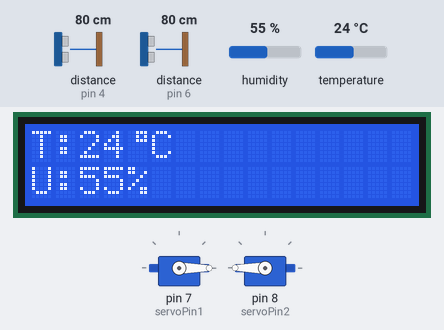
Simulated run of this sketch. Board: Arduino Uno, built with avr-gcc and run on an emulated ATmega328P. Shown: 16×2 character LCD, 2 × servo. Wiring (inferred from the names in the program): 2 × ultrasonic range finder: trigger pin 3, echo pin 4 / trigger pin 5, echo pin 6. Inputs (shaded band) come from the test bench; at power-on: temperature 24 °C, distance to the obstacle (sensors on pin 6, pin 4) 80 cm, humidity 55 %. The echo pulse lasts 58.3 µs per cm; what the sketch prints to the serial monitor is not drawn.

Above: at 1.3 s.
1.4 s: temperature set to 1 °C
At 2.9 s:
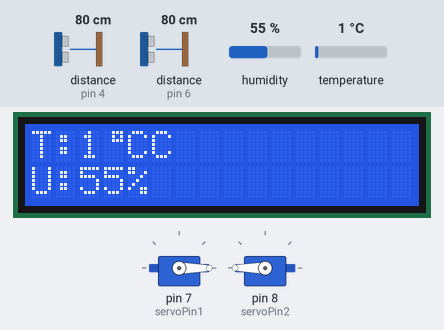
3.7 s: distance to the obstacle (sensor on pin 6) set to 32 cm
5.2 s: distance to the obstacle (sensor on pin 6) set to 27 cm
At 5.9 s:
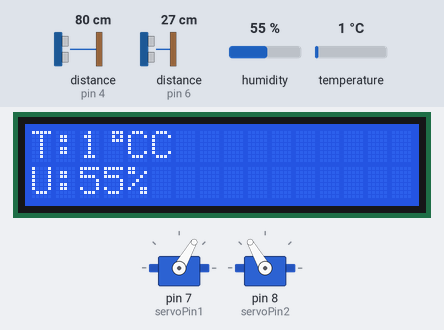
7.0 s: temperature set to 12 °C
At 9.1 s:
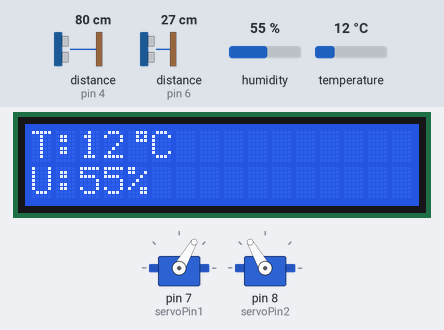
9.9 s: humidity set to 22 %
At 11.2 s:
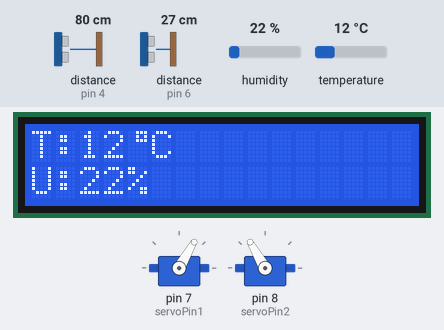
Timing chart, 0 to 12.9 s (numbered marks = the images above; inputs shaded):
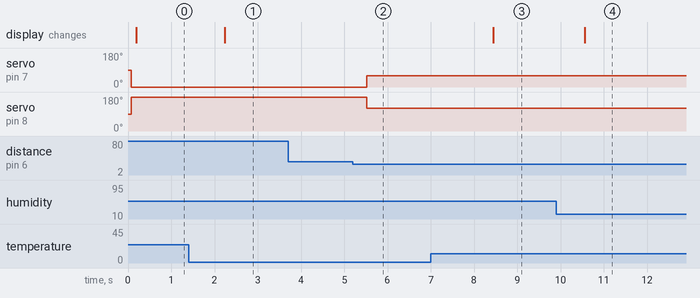

Measured:
- the behaviour switches between 31 and 30 cm on distance to the obstacle (sensor on pin 6) (found by bisection; images 1 and 2)
- after the input at 1.4 s, the display: changes after 0.83 s (image 1)
- after the input at 3.7 s, every drawn part: stays the same
- after the input at 5.2 s, servo on pin 7 (servoPin1): 0° → 60° after 0.31 s; servo on pin 8 (servoPin2): 180° → 120° after 0.31 s
- after the input at 7.0 s, the display: changes after 1.4 s (image 3)
- after the input at 9.9 s, the display: changes after 0.65 s (image 4)

The sketch:

main.ino
```cpp
#include "DHT.h"
#include <Wire.h>
#include <LiquidCrystal_I2C.h>
#include <Servo.h>
#include <SoftwareSerial.h>
#include <Arduino.h>

// Definições
#define DHTPIN 2
#define DHTTYPE DHT22
#define MAX_DISTANCE 25

int trigPin1 = 5;
int echoPin1 = 6;
int trigPin2 = 3;
int echoPin2 = 4;
int servoPin1 = 7;
int servoPin2 = 8;

SoftwareSerial mySerial1(9, 10); // RX, TX for data communication with ESP32
SoftwareSerial mySerial2(11, 12); // RX, TX for command communication with ESP32

// Variáveis
long duration;
int dist, currentHumidity, currentTemperature, porcentagem = 0;

float distLixeira = 0;
float aver[3];
float aver2[3];
float previousTemperature = 0;
float previousHumidity = 0;

const unsigned long intervaloDeteccao = 5000;
unsigned long ultimoTempo = 0;
bool tampaAberta = false;
bool dhtActive = true;
bool ultrasonicActive = true;

// Objetos
DHT dht(DHTPIN, DHTTYPE);
LiquidCrystal_I2C lcd(0x3F, 16, 2);
Servo servo1;
Servo servo2;

// Símbolo de grau para o LCD
byte degreeSymbol[8] = {
  0b00111,
  0b00101,
  0b00111,
  0b00000,
  0b00000,
  0b00000,
  0b00000,
  0b00000
};

void initDHT_LCD() {
  lcd.init();
  lcd.backlight();
  lcd.clear();
  dht.begin();
  lcd.createChar(0, degreeSymbol);
}

void updateDHT_LCD() {

   if (dhtActive) {
  currentHumidity = dht.readHumidity();
  currentTemperature = dht.readTemperature();

   }


  if (isnan(currentHumidity) || isnan(currentTemperature)) {
    Serial.println("Erro ao ler DHT!");
    return;
  }

  if (currentTemperature != previousTemperature) {
    lcd.setCursor(0, 0);
    lcd.print("T:");
    lcd.print(currentTemperature);
    lcd.write(0);
    lcd.print("C");
    previousTemperature = currentTemperature;
  }

  if (currentHumidity != previousHumidity) {
    lcd.setCursor(0, 1);
    lcd.print("U:");
    lcd.print(currentHumidity);
    lcd.print("% ");
    previousHumidity = currentHumidity;
  }
}

float measure(int trigPin, int echoPin) {
  digitalWrite(trigPin, LOW);
  delayMicroseconds(5);
  digitalWrite(trigPin, HIGH);
  delayMicroseconds(15);
  digitalWrite(trigPin, LOW);
  pinMode(echoPin, INPUT);
  duration = pulseIn(echoPin, HIGH);
  return (duration / 2.0) / 29.1;
}

void initServoUltrasonic() {
  Serial.begin(9600);
  mySerial1.begin(9600);
  mySerial2.begin(9600);
  servo1.attach(servoPin1);
  servo2.attach(servoPin2);
  pinMode(trigPin1, OUTPUT);
  pinMode(echoPin1, INPUT);
  pinMode(trigPin2, OUTPUT);
  pinMode(echoPin2, INPUT);

  servo1.write(0);
  servo2.write(180);
  delay(100);
  servo1.detach();
  servo2.detach();


}

void updateServoUltrasonic() {
  for (int i = 0; i <= 2; i++) {
    aver[i] = measure(trigPin1, echoPin1);
    delay(10);
  }
  dist = (aver[0] + aver[1] + aver[2]) / 3;

  if (dist < 30) {
    ultimoTempo = millis();
  }

  if (dist < 30 && !tampaAberta) {
    servo1.attach(servoPin1);
    servo2.attach(servoPin2);
    delay(40);
    servo1.write(60);
    servo2.write(120);
    delay(500);
    servo1.detach();
    servo2.detach();
    tampaAberta = true;

  } else if (tampaAberta && (millis() - ultimoTempo > intervaloDeteccao) && dist > 30) {
    servo1.attach(servoPin1);
    servo2.attach(servoPin2);
    delay(40);
    servo1.write(0);
    servo2.write(180);
    delay(1000);
    servo1.detach();
    servo2.detach();
    tampaAberta = false;
  }

  if (ultrasonicActive && !tampaAberta) {
  for (int i = 0; i <= 2; i++) {
    aver2[i] = measure(trigPin2, echoPin2);
    delay(10);
  }
  distLixeira = (aver2[0] + aver2[1] + aver2[2]) / 3;
  distLixeira = max(0,distLixeira - 5);
  porcentagem = (int)max(0,(21-distLixeira) / 21 * 100);

}


}

void setup() {
  Serial.begin(9600);
  Serial.println("Iniciando...");
  initDHT_LCD();
  initServoUltrasonic();
  Serial.println("Setup concluído.");
}

void loop() {
  updateDHT_LCD();
  updateServoUltrasonic();

  if (mySerial2.available() > 0) {
    String command = mySerial2.readStringUntil('\n');
    Serial.print(">");
    Serial.println(command);
    if (command.startsWith("CMD:")) {
      command.remove(0, 4); // Remove o prefixo "CMD,"
      sscanf(command.c_str(), "%d,%d", &dhtActive, &ultrasonicActive);
    }
  }

  // Serial.print("Enviando dados: ");
  // Serial.print(currentTemperature);
  // Serial.print(",");
  // Serial.print(currentHumidity);
  // Serial.print(",");
  // Serial.println(porcentagem);

  mySerial1.print("DAT:");
  mySerial1.print(currentTemperature);
  mySerial1.print(",");
  mySerial1.print(currentHumidity);
  mySerial1.print(",");
  mySerial1.println(porcentagem);

  delay(300);
}
```
